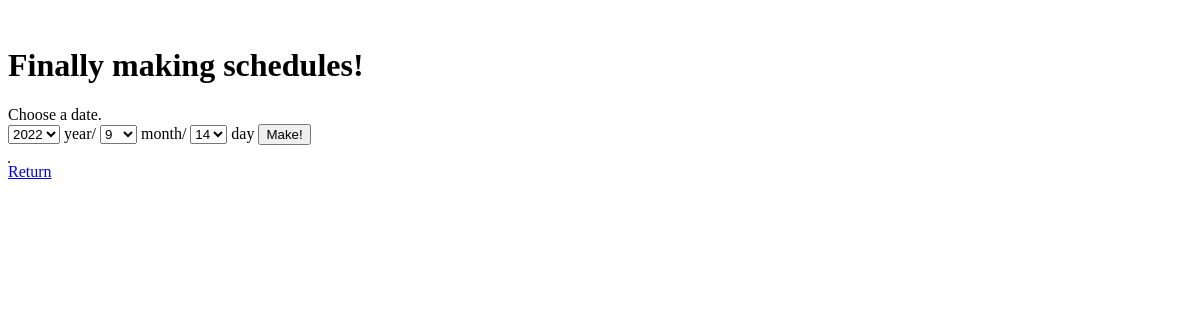
Page /management on the earlier database version.
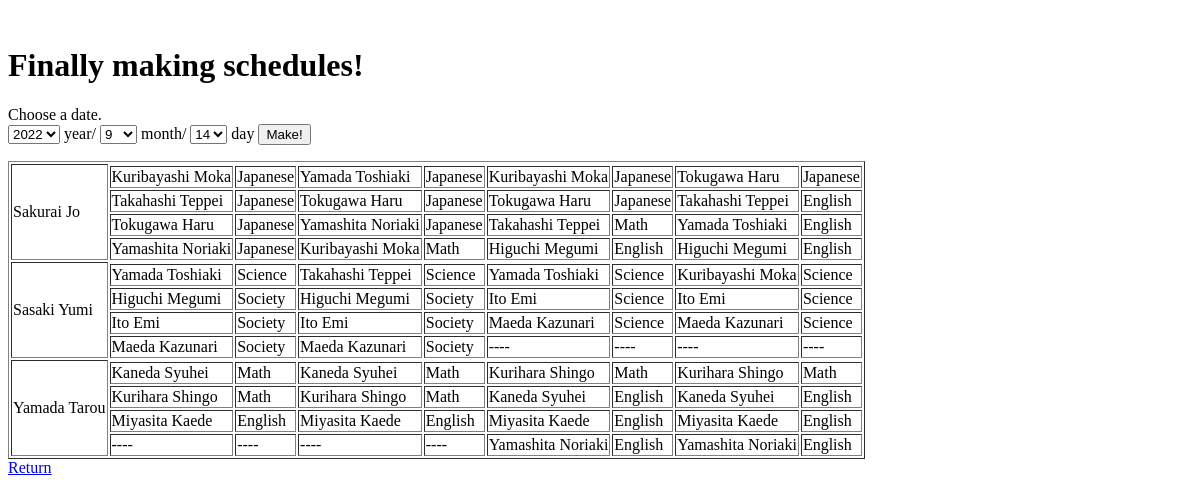
Same page on the later database version.
### tables this page shows
CREATE TABLE teachers(
                    id INTEGER PRIMARY KEY, 
                    name STRING UNIQUE, 
                    subject INT
                    );

CREATE TABLE students(
                    id INTEGER PRIMARY KEY, 
                    name STRING UNIQUE, 
                    type STRING, 
                    chemistry INT
                    );

### app.py (the view)
@app.route('/management', methods=["GET", "POST"])
def management():
    if request.form.get("year") is None:
        today = today_date()
        year, month, day = today[0], today[1], today[2]
    else:
        year = int(request.form["year"])
        month = int(request.form["month"])
        day = int(request.form["day"])
    days = weekday_of_the_first_day(year, month)[1]
    date_list = [year, month, day, days]
    g = make_schedule_table(year, month, day)
    return render_template(
        "scheduling.html",
        date_list=date_list,
        g=g
        )

### date.py (called while the page is built)
def today_date():
    date = str(datetime.date.today())
    return [int(date[0: 4]), int(date[5: 7]), int(date[8: 10])]

def weekday_of_the_first_day(year, month):
    year = int(year)
    month = int(month)
    diff = [1, -2, 1, 0, 1, 0, 1, 1, 0, 1, 0, 1]
    if year % 4 == 0:
        diff[1] += 1
    x = 5
    x += 365 * (year - 2000) + (year - 1997) // 4
    for i in range(month - 1):
        x += 30 + diff[i]
    x %= 7
    final_day = 30 + diff[month - 1]
    return x, final_day

def make_day_id(year, month, day, class_num):
    return str(year) + str(month).zfill(2) + str(day).zfill(2) + str(class_num)

### db.py (called while the page is built)
def get_day_info(day_id):
    con = sqlite3.connect(DB)
    day_info = con.execute(f"""
                            SELECT info FROM all_date
                            WHERE day = {day_id}
                            """
                            ).fetchone()[0]
    con.close()
    return day_info

### templates/scheduling.html (shortened to what this page needs)
﻿<!DOCTYPE html>
<html lang="ja">
    <head>
        <link rel="stylesheet" href="/static/stylesheet.css">
    </head>
    <body>
        <header>
            <h1>Finally making schedules! </h1>
        </header>
        <main>
            Choose a date.
            <div id="make_schedule">
                <form action="{{ url_for('management') }}" method="post">
                    <select name="year">
                        {% for i in range(2020, 2051) %}
                            {% if i == date_list[0] %}
                                <option value="{{ i }}" selected>{{ i }}</option>
                            {% else %}
                                <option value="{{ i }}">{{ i }}</option>
                            {% endif %}
                        {% endfor %}
                    </select>
                    year/
                    <select name="month">
                        {% for i in range(1, 13) %}
                            {% if i == date_list[1] %}
                                <option value="{{ i }}" selected>{{ i }}</option>
                            {% else %}
                                <option value="{{ i }}">{{ i }}</option>
                            {% endif %}
                        {% endfor %}
                    </select>
                    month/
                    <select name="day">
                        {% for i in range(1, date_list[3] + 1) %}
                            {% if i == date_list[2] %}
                                <option value="{{ i }}" selected>{{ i }}</option>
                            {% else %}
                                <option value="{{ i }}">{{ i }}</option>
                            {% endif %}
                        {% endfor %}
                    </select>
                    day
                    <button type="submit">Make!</button>
                </form>
            </div>
            <div>
                <table border="1">
                    {% for teacher in g %}
                        <tr>
                            <td rowspan="5">{{ teacher }}</td>
                            {% for i in range(4) %}
                                <tr>
                                    {% for j in range(4) %}
                                        <td>{{ g[teacher][j][i][0] }}</td>
                                        <td>{{ g[teacher][j][i][1] }}</td>
                                    {% endfor %}
                                </tr>
                            {% endfor %}
                        </tr>
                    {% endfor %}
                </table>
            </div>
        </main>
        <footer>
            <a href="{{ url_for('index') }}">Return</a>
        </footer>
    </body>
</html>

Differences in the rows shown:
now on this page (row unchanged): teachers: name "Sakurai Jo", name.name "Kuribayashi Moka" "Yamada Toshiaki" "Kuribayashi Moka" "Tokugawa Haru" "Takahashi Teppei" "Tokugawa Haru" "Tokugawa Haru" "Takahashi Teppei" "Tokugawa Haru" "Yamashita Noriaki" "Takahashi Teppei" "Yamada Toshiaki" "Yamashita Noriaki" "Kuribayashi Moka" "Higuchi Megumi" "Higuchi Megumi", name "Japanese" "Japanese" "Japanese" "Japanese" "Japanese" "Japanese" "Japanese" "English" "Japanese" "Japanese" "Math" "English" "Japanese" "Math" "English" "English"
now on this page (row unchanged): teachers: name "Sasaki Yumi", name.name "Yamada Toshiaki" "Takahashi Teppei" "Yamada Toshiaki" "Kuribayashi Moka" "Higuchi Megumi" "Higuchi Megumi" "Ito Emi" "Ito Emi" "Ito Emi" "Ito Emi" "Maeda Kazunari" "Maeda Kazunari" "Maeda Kazunari" "Maeda Kazunari" "----" "----", name "Science" "Science" "Science" "Science" "Society" "Society" "Science" "Science" "Society" "Society" "Science" "Science" "Society" "Society" "----" "----"
added teachers: name "Yamada Tarou", name.name "Kaneda Syuhei" "Kaneda Syuhei" "Kurihara Shingo" "Kurihara Shingo" "Kurihara Shingo" "Kurihara Shingo" "Kaneda Syuhei" "Kaneda Syuhei" "Miyasita Kaede" "Miyasita Kaede" "Miyasita Kaede" "Miyasita Kaede" "----" "----" "Yamashita Noriaki" "Yamashita Noriaki", name "Math" "Math" "Math" "Math" "Math" "Math" "English" "English" "English" "English" "English" "English" "----" "----" "English" "English"
